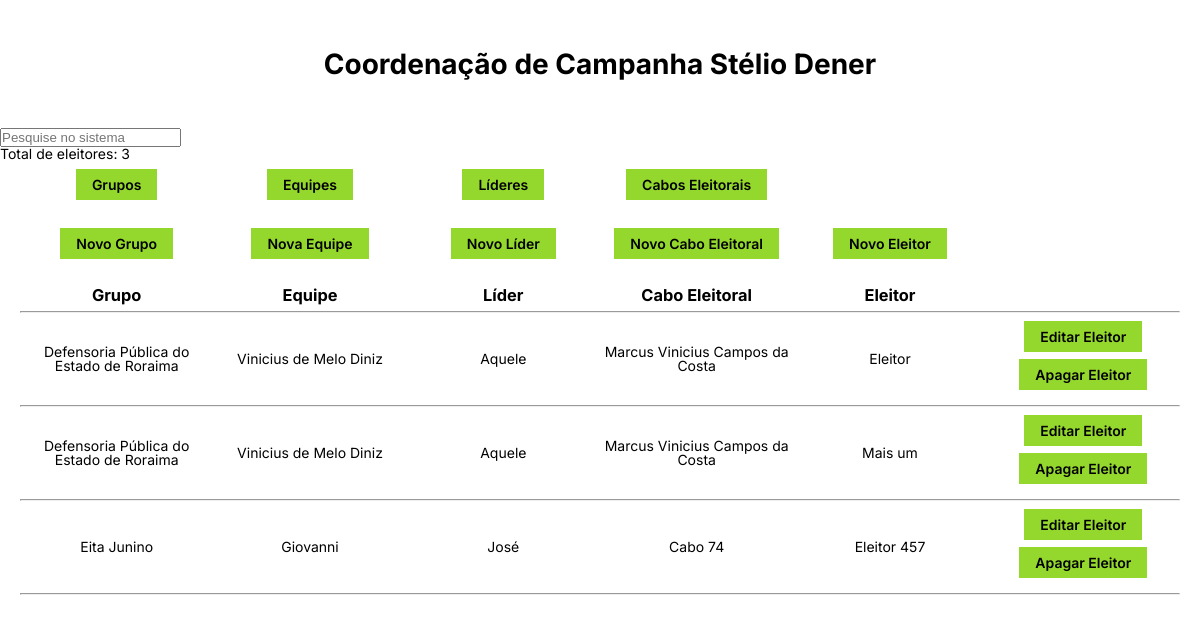
Before: / with the older database file.
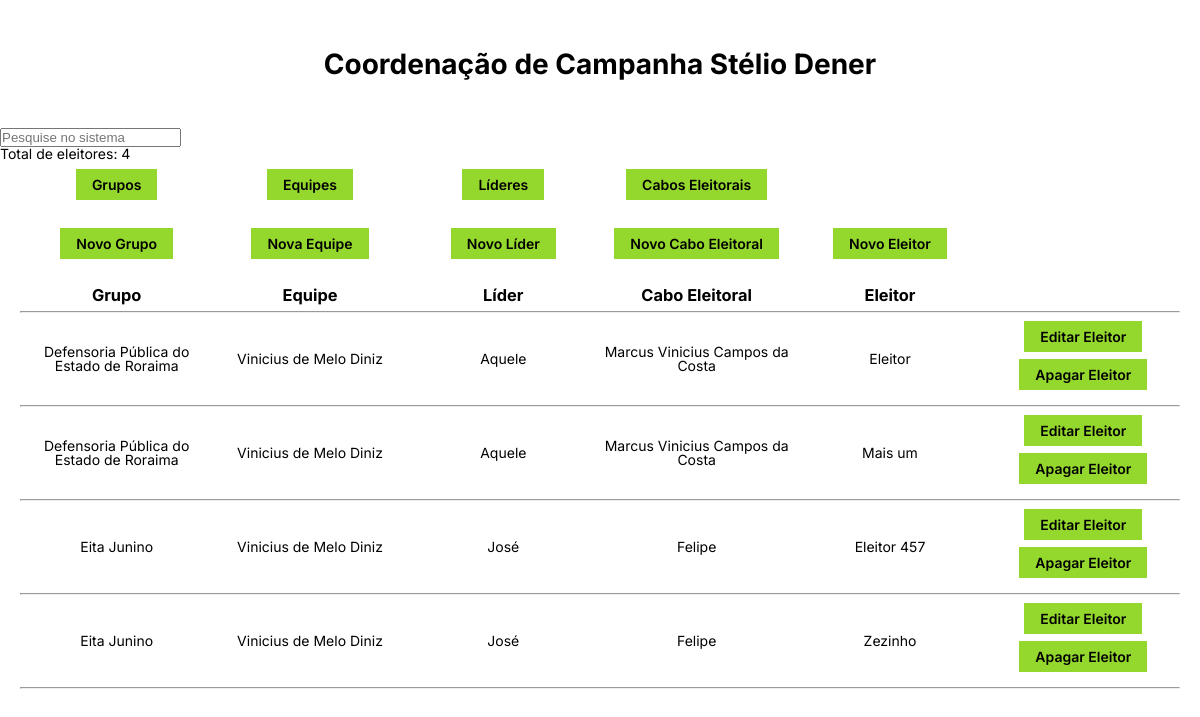
After: the same page with the newer database file.
### base/models.py (models this page shows, shortened)
class Voto(models.Model):
    cabo = models.ForeignKey(Cabo, null=True, on_delete=models.RESTRICT)
    eleitor = models.ForeignKey(Pessoa, null=True, on_delete=models.RESTRICT)
    updated = models.DateTimeField(auto_now=True)
    created = models.DateTimeField(auto_now_add=True)
    def __str__(self):
        return self.eleitor.nome

class Cabo(models.Model):
    líder = models.ForeignKey(Líder, null=True, on_delete=models.RESTRICT)
    cabo = models.ForeignKey(Pessoa, null=True, on_delete=models.RESTRICT)
    updated = models.DateTimeField(auto_now=True)
    created = models.DateTimeField(auto_now_add=True)
    def __str__(self):
        return self.cabo.nome

class Líder(models.Model):
    equipe = models.ForeignKey(Equipe, null=True, on_delete=models.RESTRICT)
    líder = models.ForeignKey(Pessoa, null=True, on_delete=models.RESTRICT)
    updated = models.DateTimeField(auto_now=True)
    created = models.DateTimeField(auto_now_add=True)
    def __str__(self):
        return self.líder.nome

class Equipe(models.Model):
    grupo = models.ForeignKey(Grupo, null=True, on_delete=models.RESTRICT)
    coordenador = models.ForeignKey(Pessoa, null=True, on_delete=models.RESTRICT)
    updated = models.DateTimeField(auto_now=True)
    created = models.DateTimeField(auto_now_add=True)
    def __str__(self):
        return self.coordenador.nome

class Grupo(models.Model):
    grupo = models.CharField(max_length=200)
    rgb = models.CharField(max_length=9, null=True, blank=True)
    updated = models.DateTimeField(auto_now=True)
    created = models.DateTimeField(auto_now_add=True)
    def __str__(self):
        return self.grupo

class Pessoa(models.Model):
    nome = models.CharField(max_length=200)
    telefone = models.CharField(max_length=20, null=True, blank=True)
    logradouro = models.CharField(max_length=200, null=True, blank=True)
    bairro = models.CharField(max_length=200, null=True, blank=True)
    cidade = models.CharField(max_length=200, null=True, blank=True)
    cep = models.CharField(max_length=10, null=True, blank=True)
    cpf = models.CharField(max_length=14, null=True, blank=True, unique=True)
    nascimento = models.CharField(max_length=10, null=True, blank=True)
    updated = models.DateTimeField(auto_now=True)
    created = models.DateTimeField(auto_now_add=True)

### base/views.py (the view)
# urls.py: path('', views.home, name='home'),
def home(request):
    todos_votos = Voto.objects.all()
    quantidade_votos = todos_votos.count()
    q = request.GET.get('q') if request.GET.get('q') != None else ''
    votos = Voto.objects.filter(
        Q(eleitor__nome__icontains=q) |
        Q(cabo__cabo__nome__icontains=q) |
        Q(cabo__líder__líder__nome__icontains=q) |
        Q(cabo__líder__equipe__coordenador__nome__icontains=q) |
        Q(cabo__líder__equipe__grupo__grupo__icontains=q)
    )
    print(votos)
    context = {'votos': votos, 'quantidade_votos': quantidade_votos}
    return render(request, 'base/home.html', context)

### base/templates/base/home.html (shortened to what this page needs)
{% extends 'main.html' %}
{% block content %}
    <form action="{% url 'home' %}" method="get">
        <input type="text" name="q" placeholder="Pesquise no sistema" />
    </form>
    <div>
        Total de eleitores: {{quantidade_votos}}
    </div>
    <section class="tabela-votos">
        <div class="linha-tabela-votos">
            <div>
                <a href="{% url 'grupos' %}" class="btn">Grupos</a>
            </div>
            <div>
                <a href="{% url 'equipes' %}" class="btn">Equipes</a>
            </div>
            <div>
                <a href="{% url 'líderes' %}" class="btn">Líderes</a>
            </div>
            <div>
                <a href="{% url 'cabos' %}" class="btn">Cabos Eleitorais</a>
            </div>
        </div>
        <div class="linha-tabela-votos">
            <div>
                <a href="{% url 'cadastrar-grupo' %}" class="btn">Novo Grupo</a>
            </div>
            <div>
                <a href="{% url 'cadastrar-equipe' %}" class="btn">Nova Equipe</a>
            </div>
            <div>
                <a href="{% url 'cadastrar-líder' %}" class="btn">Novo Líder</a>
            </div>
            <div>
                <a href="{% url 'cadastrar-cabo' %}" class="btn">Novo Cabo Eleitoral</a>
            </div>
            <div>
                <a href="{% url 'cadastrar-eleitor' %}" class="btn">Novo Eleitor</a>
            </div>
        </div>
        <div class="linha-tabela-votos">
            <div><h3>Grupo</h3></div>
            <div><h3>Equipe</h3></div>
            <div><h3>Líder</h3></div>
            <div><h3>Cabo Eleitoral</h3></div>
            <div><h3>Eleitor</h3></div>
        </div>
        <hr>
            {% for voto in votos %}
            <div class="linha-tabela-votos">
                <div>{{voto.cabo.líder.equipe.grupo}}</div>
                <div>{{voto.cabo.líder.equipe}}</div>
                <div>{{voto.cabo.líder}}</div>
                <div>{{voto.cabo}}</div>
                <div>{{voto}}</div>
                <div>
                    <div>
                        <a href="{% url 'editar-eleitor' voto.id %}" class="btn" style="margin-bottom: 7px">Editar Eleitor</a>
                    </div>
                    <div>
                        <a href="{% url 'deletar-eleitor' voto.id %}" class="btn" style="margin-bottom: 7px">Apagar Eleitor</a>
                    </div>
                </div>
            </div>
            <hr>
            {% endfor %}
    </section>
{% endblock  %}

Changed rows visible on the page:
changed through a linked row, Voto "Eleitor 457": cabo.líder.equipe "Giovanni" → "Vinicius de Melo Diniz"; cabo "Cabo 74" → "Felipe"
added Voto: cabo.líder.equipe.grupo "Eita Junino", cabo.líder.equipe "Vinicius de Melo Diniz", cabo.líder "José", cabo "Felipe", eleitor.nome "Zezinho"
Other visible differences:
{{ quantidade_votos }}: "3" → "4"
